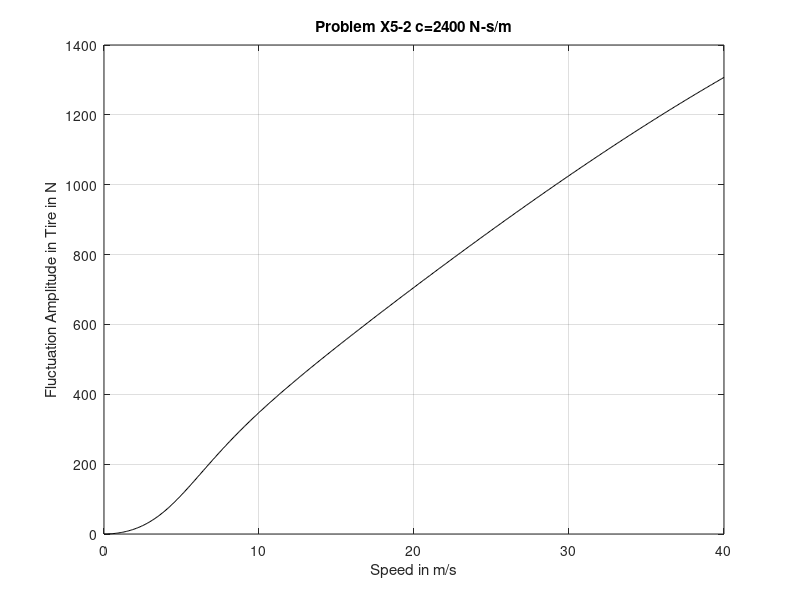

Write MATLAB code to recreate this figure.
%%% Problem X5-2, Road Vehicle Dynamics%%%
         %%% Eduardo Corral %%%
% Inputs %
m_c = 200; % kg corner mass
m_us = 16; % kg unsprung mass 
k_s = 13000; % suspension spring stiffness
k_t = 150000; % tire spring stiffness
c = 2400; % damping coefficient

% Sinusoidal road surface with 
lambda = 5; % m wavelength
Zr = 0.01; % m amplitude

V = linspace(0,40,500); % speed vector 

M = [m_c 0 ; 0 m_us];   % mass array
C = [c -c ; -c c];  %damping array
K = [k_s -k_s ; -k_s k_s+k_t];  %spring array
F = [0 ; k_t*Zr]; % F vector
i = sqrt(-1); % amplitude

for inter = 1:length(V)
    omega = (2*pi*V(inter))/lambda;
    A = (-omega^2*M)+(i*omega*C)+K;
    Z = inv(A)*F;
    Z_1(inter) = abs(Z(1));
    Z_2(inter) = abs(Z(2));
    ampF(inter)=k_t*abs(Zr-Z(2));
end

plot(V,ampF,'k-')
axis([0 40 0 1400]);
grid
title('Problem X5-2 c=2400 N-s/m')
xlabel('Speed in m/s')
ylabel('Fluctuation Amplitude in Tire in N')
output = [V' Z_1' Z_2' ampF']

